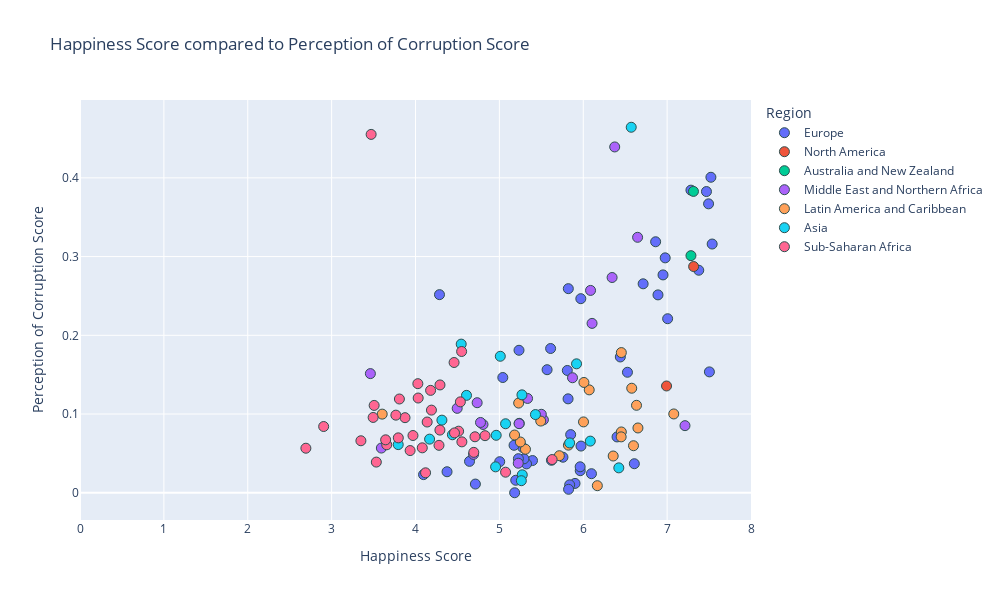

Source (notebook cell):
### Code cell
#happiness score vs perception of corruption

#establish x and y values
x_values = merged_2017["Score"]
y_values = merged_2017["Perceptions of corruption"]

#px.scatter
fig = px.scatter(merged_2017, x_values, y_values, color="Region", hover_name="Country or region",
                range_x=[0,8], title="Happiness Score compared to Perception of Corruption Score",
                width= 1000, height =600) # use trendline="ols" to see all lin reg equations

#set axes labels
fig.update_xaxes(title_text='Happiness Score')
fig.update_yaxes(title_text='Perception of Corruption Score')


#formatting
#marker size and colors
fig.update_traces(marker=dict(size=10,
                              line=dict(width=1, 
                                        color='DarkSlateGrey')))

#linear regression
#use linregress from dependencies to inplement linear regression
(slope, intercept, rvalue, pvalue, stderr) = linregress(x_values, y_values)
regress_values = x_values * slope + intercept

#print out all variables calculated above (rvalue, pvalue...)
print(f"slope:{round(slope, 2)}")
print(f"intercept:{round(intercept,2)}")
res = sts.linregress(x_values, y_values)
print(f"R-squared: {res.rvalue**2:.4f}")


#print out line eq for reference
line_eq = (f"y={round(slope, 2)}x + {round(intercept, 2)}")
print(line_eq)

fig.show()

### Figure 1 — Plotly figure (JSON) as saved in the notebook; plotly's stock layout.template omitted (floating-point values rounded to 4 significant figures)
{"data": [{"hovertemplate": "<b>%{hovertext}</b><br><br>Region=Europe<br>Score=%{x}<br>Perceptions of corruption=%{y}<extra></extra>", "hovertext": ["Norway", "Denmark", "Iceland", "Switzerland", "Finland", "Netherlands", "Sweden", "Austria", "Ireland", "Germany", "Belgium", "Luxembourg", "United Kingdom", "Czech Republic", "Malta", "France", "Spain", "Slovakia", "Poland", "Uzbekistan", "Italy", "Russia", "Lithuania", "Latvia", "Moldova", "Romania", "Turkmenistan", "Kazakhstan", "North Cyprus", "Slovenia", "Cyprus", "Estonia", "Belarus", "Serbia", "Hungary", "Croatia", "Kosovo", "Montenegro", "Azerbaijan", "Greece", "Portugal", "Bosnia and Herzegovina", "Macedonia", "Tajikistan", "Kyrgyzstan", "Bulgaria", "Albania", "Armenia", "Georgia", "Ukraine"], "legendgroup": "Europe", "marker": {"color": "#636efa", "line": {"color": "DarkSlateGrey", "width": 1}, "size": 10, "symbol": "circle"}, "mode": "markers", "name": "Europe", "orientation": "v", "showlegend": true, "type": "scatter", "x": [7.537, 7.522, 7.504, 7.494, 7.469, 7.377, 7.284, 7.006, 6.977, 6.951, 6.891, 6.863, 6.714, 6.609, 6.527, 6.442, 6.403, 6.098, 5.973, 5.971, 5.964, 5.963, 5.902, 5.85, 5.838, 5.825, 5.822, 5.819, 5.81, 5.758, 5.621, 5.611, 5.569, 5.395, 5.324, 5.293, 5.279, 5.237, 5.234, 5.227, 5.195, 5.182, 5.175, 5.041, 5.004, 4.714, 4.644, 4.376, 4.286, 4.096], "xaxis": "x", "y": [0.316, 0.4008, 0.1535, 0.367, 0.3826, 0.2827, 0.3844, 0.2211, 0.2984, 0.2767, 0.2513, 0.3188, 0.2654, 0.03687, 0.1531, 0.1725, 0.07091, 0.02421, 0.05931, 0.2465, 0.02803, 0.03296, 0.01187, 0.07384, 0.01009, 0.004388, 0.2593, 0.1193, 0.1554, 0.04513, 0.04124, 0.1832, 0.1563, 0.0409, 0.03664, 0.0431, 0.05747, 0.08817, 0.181, 0.04329, 0.01587, 0, 0.06028, 0.1464, 0.03944, 0.01105, 0.03986, 0.02667, 0.2517, 0.02303], "yaxis": "y"}, {"hovertemplate": "<b>%{hovertext}</b><br><br>Region=North America<br>Score=%{x}<br>Perceptions of corruption=%{y}<extra></extra>", "hovertext": ["Canada", "United States"], "legendgroup": "North America", "marker": {"color": "#EF553B", "line": {"color": "DarkSlateGrey", "width": 1}, "size": 10, "symbol": "circle"}, "mode": "markers", "name": "North America", "orientation": "v", "showlegend": true, "type": "scatter", "x": [7.316, 6.993], "xaxis": "x", "y": [0.2874, 0.1356], "yaxis": "y"}, {"hovertemplate": "<b>%{hovertext}</b><br><br>Region=Australia and New Zealand<br>Score=%{x}<br>Perceptions of corruption=%{y}<extra></extra>", "hovertext": ["New Zealand", "Australia"], "legendgroup": "Australia and New Zealand", "marker": {"color": "#00cc96", "line": {"color": "DarkSlateGrey", "width": 1}, "size": 10, "symbol": "circle"}, "mode": "markers", "name": "Australia and New Zealand", "orientation": "v", "showlegend": true, "type": "scatter", "x": [7.314, 7.284], "xaxis": "x", "y": [0.3828, 0.3012], "yaxis": "y"}, {"hovertemplate": "<b>%{hovertext}</b><br><br>Region=Middle East and Northern Africa<br>Score=%{x}<br>Perceptions of corruption=%{y}<extra></extra>", "hovertext": ["Israel", "United Arab Emirates", "Qatar", "Saudi Arabia", "Kuwait", "Bahrain", "Algeria", "Libya", "Turkey", "Jordan", "Morocco", "Lebanon", "Tunisia", "Palestinian Territories", "Egypt", "Iran", "Iraq", "Yemen", "Syria"], "legendgroup": "Middle East and Northern Africa", "marker": {"color": "#ab63fa", "line": {"color": "DarkSlateGrey", "width": 1}, "size": 10, "symbol": "circle"}, "mode": "markers", "name": "Middle East and Northern Africa", "orientation": "v", "showlegend": true, "type": "scatter", "x": [7.213, 6.648, 6.375, 6.344, 6.105, 6.087, 5.872, 5.525, 5.5, 5.336, 5.235, 5.225, 4.805, 4.775, 4.735, 4.692, 4.497, 3.593, 3.462], "xaxis": "x", "y": [0.08524, 0.3245, 0.4393, 0.2734, 0.2152, 0.257, 0.1461, 0.09261, 0.09967, 0.1198, 0.08776, 0.03751, 0.08672, 0.08928, 0.1144, 0.04876, 0.1072, 0.05677, 0.1513], "yaxis": "y"}, {"hovertemplate": "<b>%{hovertext}</b><br><br>Region=Latin America and Caribbean<br>Score=%{x}<br>Perceptions of corruption=%{y}<extra></extra>", "hovertext": ["Costa Rica", "Chile", "Brazil", "Argentina", "Mexico", "Uruguay", "Guatemala", "Panama", "Colombia", "Trinidad and Tobago", "Nicaragua", "Ecuador", "El Salvador", "Bolivia", "Peru", "Paraguay", "Jamaica", "Venezuela", "Dominican Republic", "Honduras", "Haiti"], "legendgroup": "Latin America and Caribbean", "marker": {"color": "#FFA15A", "line": {"color": "DarkSlateGrey", "width": 1}, "size": 10, "symbol": "circle"}, "mode": "markers", "name": "Latin America and Caribbean", "orientation": "v", "showlegend": true, "type": "scatter", "x": [7.079, 6.652, 6.635, 6.599, 6.578, 6.454, 6.454, 6.452, 6.357, 6.168, 6.071, 6.008, 6.003, 5.823, 5.715, 5.493, 5.311, 5.25, 5.23, 5.181, 3.603], "xaxis": "x", "y": [0.1001, 0.08229, 0.1111, 0.05974, 0.1328, 0.1781, 0.07722, 0.07098, 0.04667, 0.008965, 0.1307, 0.1401, 0.08998, 0.06048, 0.04705, 0.09107, 0.05527, 0.06449, 0.1139, 0.07335, 0.09987], "yaxis": "y"}, {"hovertemplate": "<b>%{hovertext}</b><br><br>Region=Asia<br>Score=%{x}<br>Perceptions of corruption=%{y}<extra></extra>", "hovertext": ["Singapore", "Thailand", "Malaysia", "Japan", "South Korea", "Philippines", "China", "Pakistan", "Indonesia", "Vietnam", "Bhutan", "Nepal", "Mongolia", "Bangladesh", "Myanmar", "Sri Lanka", "India", "Cambodia", "Afghanistan"], "legendgroup": "Asia", "marker": {"color": "#19d3f3", "line": {"color": "DarkSlateGrey", "width": 1}, "size": 10, "symbol": "circle"}, "mode": "markers", "name": "Asia", "orientation": "v", "showlegend": true, "type": "scatter", "x": [6.572, 6.424, 6.084, 5.92, 5.838, 5.43, 5.273, 5.269, 5.262, 5.074, 5.011, 4.962, 4.955, 4.608, 4.545, 4.44, 4.315, 4.168, 3.794], "xaxis": "x", "y": [0.4643, 0.03161, 0.0656, 0.1638, 0.06328, 0.09933, 0.02279, 0.1243, 0.01532, 0.08763, 0.1734, 0.07298, 0.0329, 0.1237, 0.1888, 0.07365, 0.09223, 0.06811, 0.06116], "yaxis": "y"}, {"hovertemplate": "<b>%{hovertext}</b><br><br>Region=Sub-Saharan Africa<br>Score=%{x}<br>Perceptions of corruption=%{y}<extra></extra>", "hovertext": ["Mauritius", "Nigeria", "South Africa", "Sierra Leone", "Cameroon", "Kenya", "Mozambique", "Senegal", "Zambia", "Gabon", "Ethiopia", "Mauritania", "Congo (Brazzaville)", "Congo (Kinshasa)", "Mali", "Ivory Coast", "Sudan", "Ghana", "Uganda", "Burkina Faso", "Niger", "Malawi", "Chad", "Zimbabwe", "Lesotho", "Angola", "Botswana", "Benin", "Madagascar", "Liberia", "Guinea", "Togo", "Rwanda", "Tanzania", "Burundi", "Central African Republic"], "legendgroup": "Sub-Saharan Africa", "marker": {"color": "#FF6692", "line": {"color": "DarkSlateGrey", "width": 1}, "size": 10, "symbol": "circle"}, "mode": "markers", "name": "Sub-Saharan Africa", "orientation": "v", "showlegend": true, "type": "scatter", "x": [5.629, 5.074, 4.829, 4.709, 4.695, 4.553, 4.55, 4.535, 4.514, 4.465, 4.46, 4.292, 4.291, 4.28, 4.19, 4.18, 4.139, 4.12, 4.081, 4.032, 4.028, 3.97, 3.936, 3.875, 3.808, 3.795, 3.766, 3.657, 3.644, 3.533, 3.507, 3.495, 3.471, 3.349, 2.905, 2.693], "xaxis": "x", "y": [0.04218, 0.02612, 0.07251, 0.0711, 0.05131, 0.06464, 0.1794, 0.1155, 0.07821, 0.07605, 0.1655, 0.137, 0.07962, 0.06024, 0.105, 0.1301, 0.08985, 0.02534, 0.05707, 0.1203, 0.1386, 0.07271, 0.05358, 0.09538, 0.1191, 0.06972, 0.09858, 0.06093, 0.06723, 0.03895, 0.1109, 0.09567, 0.4552, 0.06604, 0.08415, 0.05657], "yaxis": "y"}], "layout": {"height": 600, "legend": {"title": {"text": "Region"}, "tracegroupgap": 0}, "title": {"text": "Happiness Score compared to Perception of Corruption Score"}, "width": 1000, "xaxis": {"anchor": "y", "domain": [0, 1], "range": [0, 8], "title": {"text": "Happiness Score"}}, "yaxis": {"anchor": "x", "domain": [0, 1], "title": {"text": "Perception of Corruption Score"}}}}
